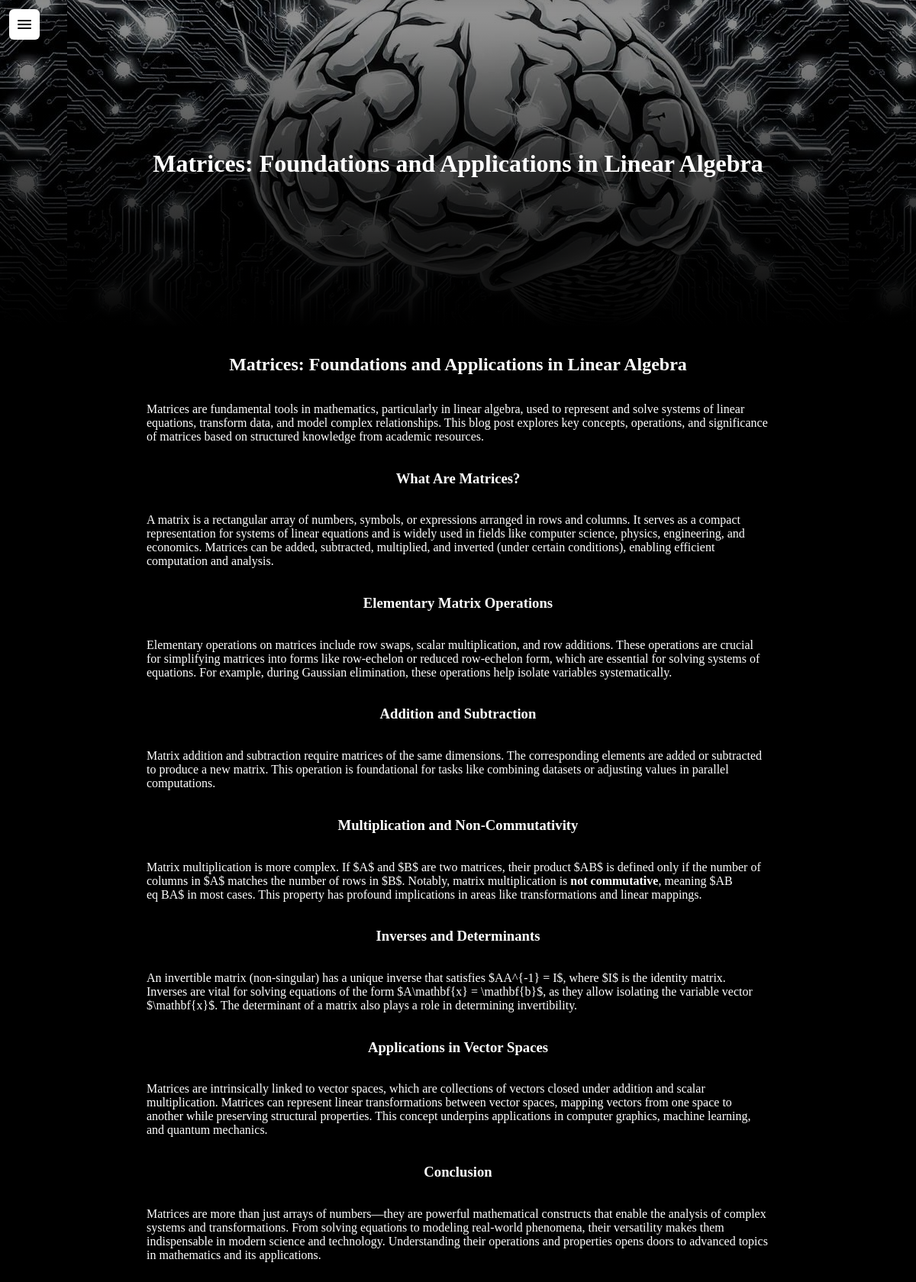
Screenshot of /posts/22 with the database file from the repository.
### server.py (models this page shows, shortened)
class Post(db.Model):
    id      = db.Column(db.Integer, primary_key=True)
    title   = db.Column(db.String(200), nullable=False)
    content = db.Column(db.Text, nullable=False)
    tags    = db.Column(db.String(200), nullable=True)

### server.py (the view)
@app.route("/posts/<int:post_id>", methods=["GET"])
def get_post(post_id):
    post = Post.query.get_or_404(post_id)
    return render_template('post.html', post=post)

### templates/post.html
{% extends "base.html" %}
{% block header %}
<header>
    <h1> {{ post.title }}</h1>
</header>
{% endblock %}
{% block content %}
{{ post.content|safe }}
{% endblock %}

### static/css/styles.css (style rules this page uses)
body { background-color: #000; color: white; margin: 0; padding: 0; }
:root { --nav-height: 0; }
header { background-image: linear-gradient(rgba(0,0,0,0.4), rgba(0,0,0,0.6), rgba(0,0,0,0.8), rgba(0,0,0,1)), url("../fym_hero.png"); background-position: center; display: flex; justify-content: center; align-items: center; height: 60px; margin: 0; padding: 184px 0; }

### rows the page displays
Post: title "Matrices: Foundations and Applications in Linear Algebra", content "Matrices: Foundations and Applications in Linear Algebra Matrices are fundamental tools in mathematics, particularly in linear algebra, used to represent and solve systems of linear equations, transform data, and model complex relationships. This blog post explores key concepts, operations, and significance of matrices based on structured knowledge from academic resources. What Are Matrices? A matrix is a rectangular array of numbers, symbols, or expressions arranged in rows and columns. It serves as a compact representation for systems of linear equations and is widely used in fields like computer science, physics, engineering, and economics. Matrices can be added, subtracted, multiplied,…"
